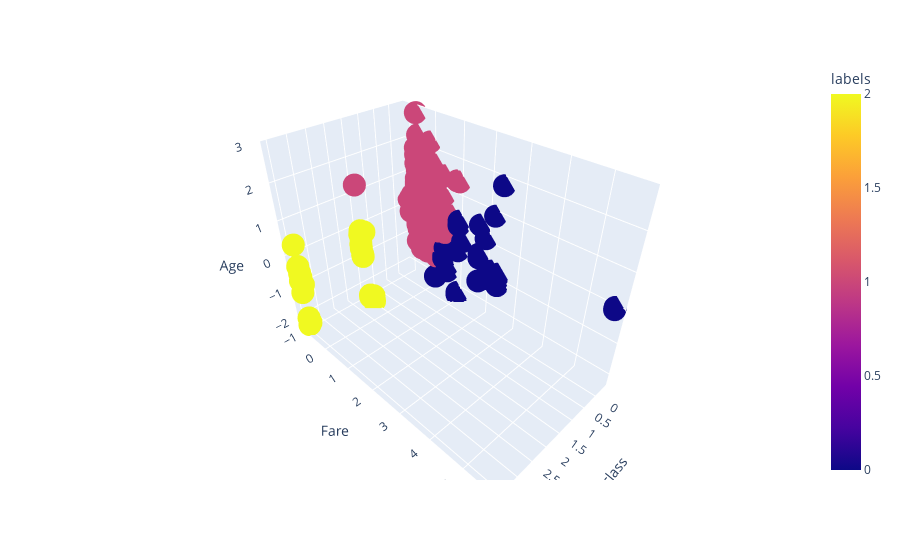

The code cell stored with this chart in its notebook:
### Code cell
fig = px.scatter_3d(X, x='Pclass', y='Fare', z='Age',
              color='labels')
fig.show()

### Figure 1 — Plotly figure (JSON) as saved in the notebook; plotly's stock layout.template omitted (floating-point values rounded to 4 significant figures; data arrays with more than 128 entries replaced by an {"elided": "..."} marker saying what was removed)
{"data": [{"hovertemplate": "Pclass=%{x}<br>Fare=%{y}<br>Age=%{z}<br>labels=%{marker.color}<extra></extra>", "legendgroup": "", "marker": {"color": {"elided": "183 int values"}, "coloraxis": "coloraxis", "symbol": "circle"}, "mode": "markers", "name": "", "scene": "scene", "showlegend": false, "type": "scatter3d", "x": {"elided": "183 float values"}, "y": {"elided": "183 float values"}, "z": {"elided": "183 float values"}}], "layout": {"coloraxis": {"colorbar": {"title": {"text": "labels"}}, "colorscale": [[0, "#0d0887"], [0.1111, "#46039f"], [0.2222, "#7201a8"], [0.3333, "#9c179e"], [0.4444, "#bd3786"], [0.5556, "#d8576b"], [0.6667, "#ed7953"], [0.7778, "#fb9f3a"], [0.8889, "#fdca26"], [1, "#f0f921"]]}, "legend": {"tracegroupgap": 0}, "margin": {"t": 60}, "scene": {"domain": {"x": [0, 1], "y": [0, 1]}, "xaxis": {"title": {"text": "Pclass"}}, "yaxis": {"title": {"text": "Fare"}}, "zaxis": {"title": {"text": "Age"}}}}}
